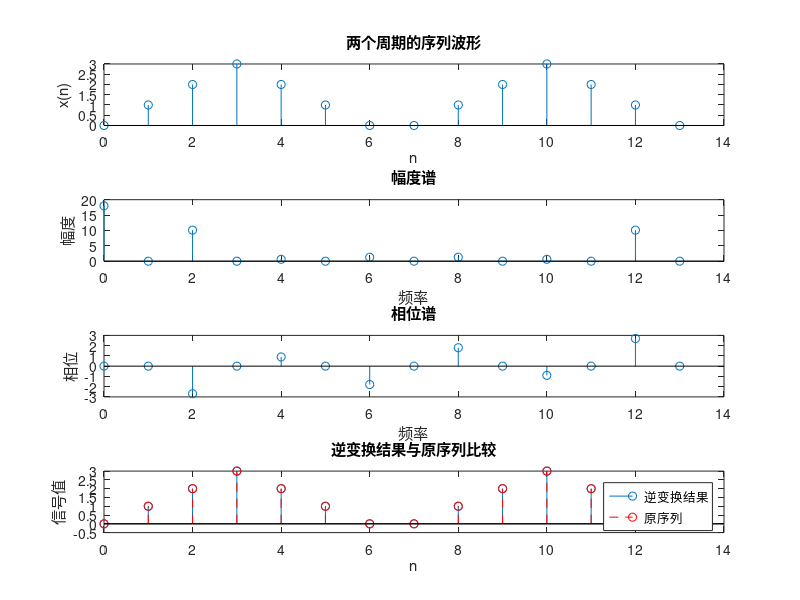

The MATLAB script that drew this image:
% 定义主值序列
x = [0, 1, 2, 3, 2, 1, 0];

% 填充两个周期的序列
x_extended = repmat(x, 1, 2);

% 计算傅里叶级数系数
X = fft(x_extended);

% 计算幅度谱和相位谱
amplitude = abs(X);
phase = angle(X);

% 进行傅里叶级数逆变换
reconstructed_x = ifft(X);

% 绘制两个周期的序列波形、幅度谱和相位谱，以及逆变换后的序列
n = 0:length(x_extended)-1;

figure;
subplot(4, 1, 1);
stem(n, x_extended);
xlabel('n');
ylabel('x(n)');
title('两个周期的序列波形');

subplot(4, 1, 2);
stem(n, amplitude);
xlabel('频率');
ylabel('幅度');
title('幅度谱');

subplot(4, 1, 3);
stem(n, phase);
xlabel('频率');
ylabel('相位');
title('相位谱');

subplot(4, 1, 4);
stem(n, real(reconstructed_x));
hold on;
stem(n, x_extended, 'r--');
hold off;
xlabel('n');
ylabel('信号值');
title('逆变换结果与原序列比较');
legend('逆变换结果', '原序列');